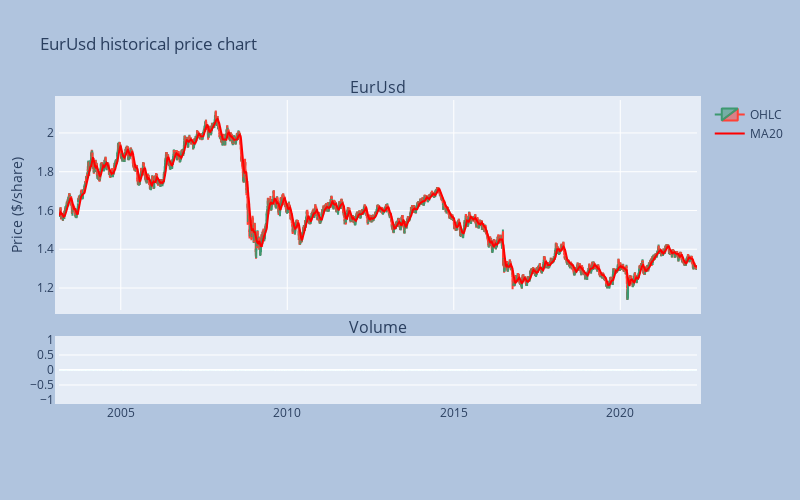

The notebook cell saved with this chart:
### Code cell
#20 period moving average
eurusd['MA20'] = eurusd['close'].rolling(window=20, min_periods=0).mean()
#eurusd['MA20'].head(30)

#Candlestick chart
fig = make_subplots(rows=2, cols=1, shared_xaxes=True, 
               vertical_spacing=0.10, subplot_titles=('EurUsd', 'Volume'), 
               row_width=[0.2, 0.7])

fig.add_trace(go.Candlestick(x=eurusd.index, open=eurusd["open"], high=eurusd["high"],
                low=eurusd["low"], close=eurusd["close"], name="OHLC"), 
                row=1, col=1)
fig.add_trace(go.Scatter(x=eurusd.index, y=eurusd["MA20"], marker_color='red',name="MA20"), row=1, col=1)


fig.add_trace(go.Bar(x=eurusd.index, y=eurusd['volume'], marker_color='lime', showlegend=False), row=2, col=1)

fig.update_layout(
    title='EurUsd historical price chart',
    xaxis_tickfont_size=12,
    yaxis=dict(
        title='Price ($/share)',
        titlefont_size=14,
        tickfont_size=12,
    ),
    autosize=False,
    width=800,
    height=500,
    margin=dict(l=50, r=50, b=100, t=100, pad=4),
    paper_bgcolor='LightSteelBlue'
)

fig.update(layout_xaxis_rangeslider_visible=False)
fig.show()

### Figure 1 — Plotly figure (JSON) as saved in the notebook; plotly's stock layout.template omitted (floating-point values rounded to 4 significant figures; data arrays with more than 128 entries replaced by an {"elided": "..."} marker saying what was removed)
{"data": [{"close": {"elided": "4999 float values"}, "high": {"elided": "4999 float values"}, "low": {"elided": "4999 float values"}, "name": "OHLC", "open": {"elided": "4999 float values"}, "type": "candlestick", "x": {"elided": "4999 str values"}, "xaxis": "x", "yaxis": "y"}, {"marker": {"color": "red"}, "name": "MA20", "type": "scatter", "x": {"elided": "4999 str values"}, "xaxis": "x", "y": {"elided": "4999 float values"}, "yaxis": "y"}, {"marker": {"color": "lime"}, "showlegend": false, "type": "bar", "x": {"elided": "4999 str values"}, "xaxis": "x2", "y": {"elided": "4999 int values"}, "yaxis": "y2"}], "layout": {"annotations": [{"font": {"size": 16}, "showarrow": false, "text": "EurUsd", "x": 0.5, "xanchor": "center", "xref": "paper", "y": 1, "yanchor": "bottom", "yref": "paper"}, {"font": {"size": 16}, "showarrow": false, "text": "Volume", "x": 0.5, "xanchor": "center", "xref": "paper", "y": 0.2, "yanchor": "bottom", "yref": "paper"}], "autosize": false, "height": 500, "margin": {"b": 100, "l": 50, "pad": 4, "r": 50, "t": 100}, "paper_bgcolor": "LightSteelBlue", "title": {"text": "EurUsd historical price chart"}, "width": 800, "xaxis": {"anchor": "y", "autorange": true, "domain": [0, 1], "matches": "x2", "range": ["2003-02-23 12:00", "2022-04-21 12:00"], "rangeslider": {"visible": false, "yaxis": {}}, "showticklabels": false, "tickfont": {"size": 12}, "type": "date"}, "xaxis2": {"anchor": "y2", "autorange": true, "domain": [0, 1], "range": ["2003-02-23 12:00", "2022-04-21 12:00"], "type": "date"}, "yaxis": {"anchor": "x", "autorange": true, "domain": [0.3, 1], "range": [1.087, 2.17], "tickfont": {"size": 12}, "title": {"font": {"size": 14}, "text": "Price ($/share)"}, "type": "linear"}, "yaxis2": {"anchor": "x2", "autorange": true, "domain": [0, 0.2], "range": [-1, 1], "type": "linear"}}}
